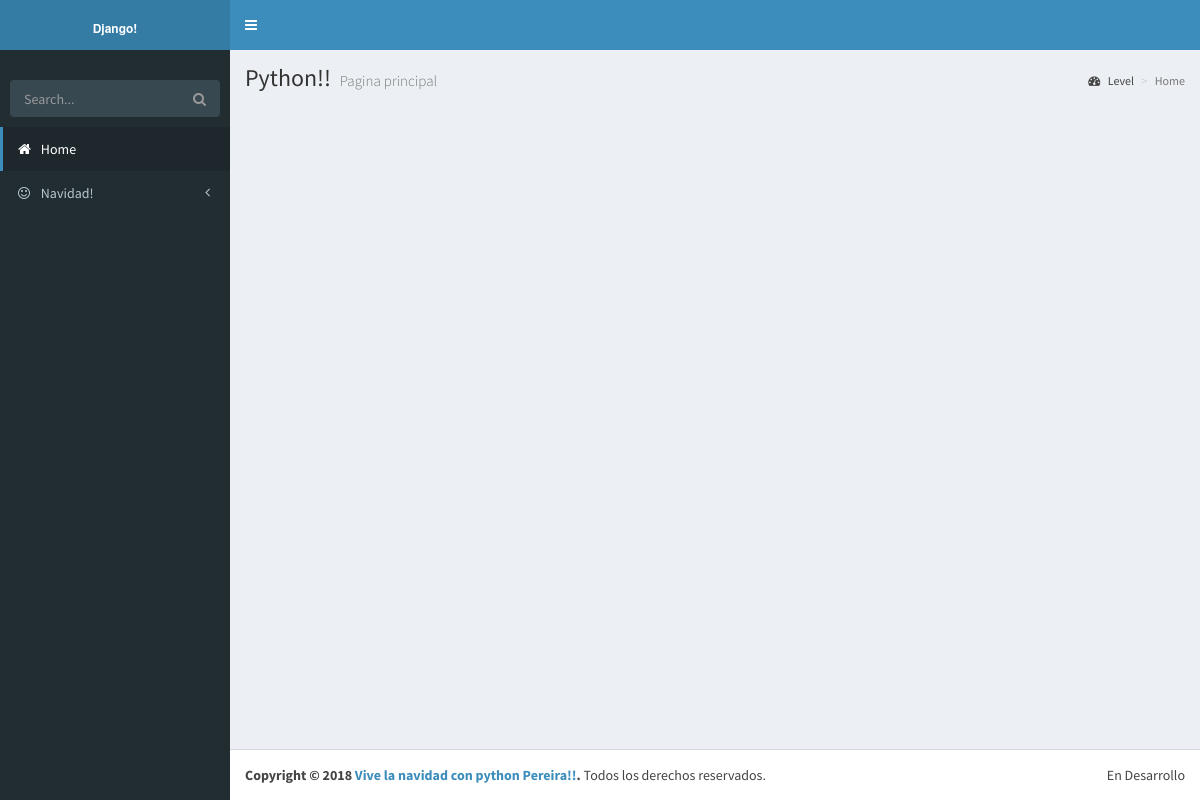
/navidad/ciudades, run on an earlier commit of the app's database.
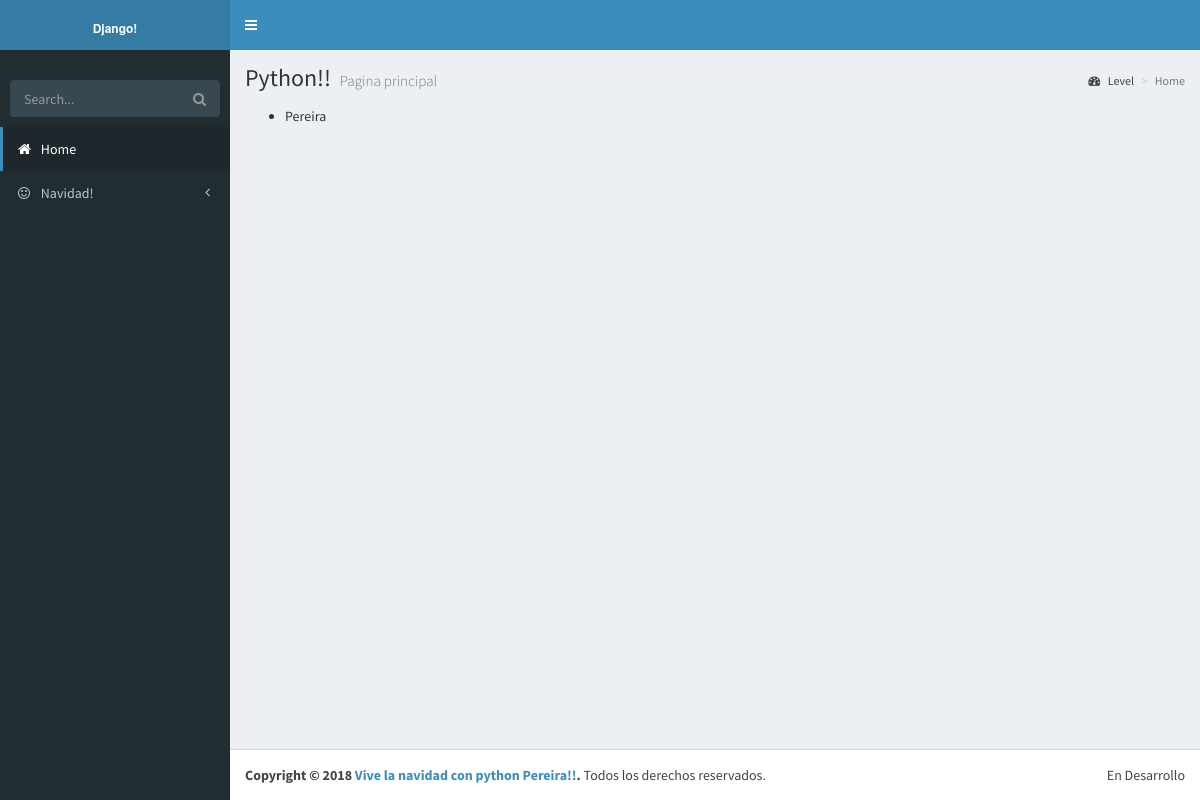
And on a later commit of the database.
### navidad/models.py (models this page shows, shortened)
class Ciudad(models.Model):
    id_ciudad = models.AutoField(primary_key=True)
    nombre = models.CharField(max_length=50)
    estado = models.ForeignKey(Estado, on_delete=models.CASCADE)
    class Meta:
        verbose_name_plural = "ciudades"

### navidad/views.py (the view)
# urls.py: path('ciudades', ListCiudad.as_view(), name='listar-ciudades'),
class ListCiudad(ListView):
    model = Ciudad
    template_name = 'navidad/list_ciudades.html'

### templates/navidad/list_ciudades.html
{% extends 'navidad/base.html' %}
{% block contenido %}
<ul>
{% for ciudad in object_list %}
    <li>
{{ ciudad.nombre }}
    </li>
{% endfor %}
</ul>
{% endblock %}

What changed in the data, as far as the page shows it:
added Ciudad: nombre "Pereira"
